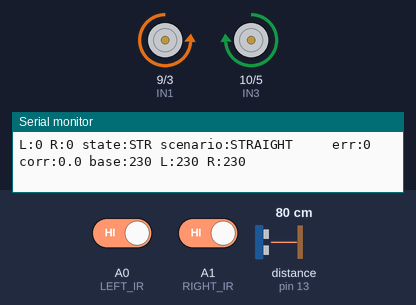
Simulated run of this sketch. Board: Arduino Uno, built with avr-gcc and run on an emulated ATmega328P. On the bench: motor-driver pin pairs drawn as motors (green arrow = first pin HIGH = forward, orange = second pin HIGH = backward, longer = more drive, scaled by the enable pin), the last lines printed to the serial monitor. Wiring (inferred from the names in the program): ultrasonic range finder: trigger pin 12; echo pin 13. Inputs (shaded band) come from the test bench; at power-on: A0 (LEFT_IR) HIGH, A1 (RIGHT_IR) HIGH, distance to the obstacle (sensor on pin 13) 80 cm. The echo pulse lasts 58.3 µs per cm.

Above: at 3.2 s.
3.3 s: A0 (LEFT_IR) driven LOW
At 4.7 s:
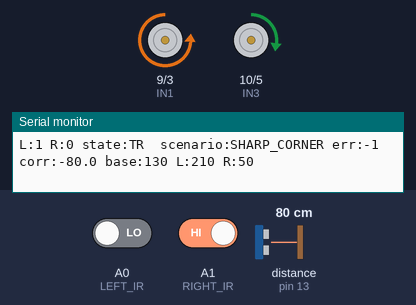
5.0 s: A1 (RIGHT_IR) driven LOW
At 5.8 s:
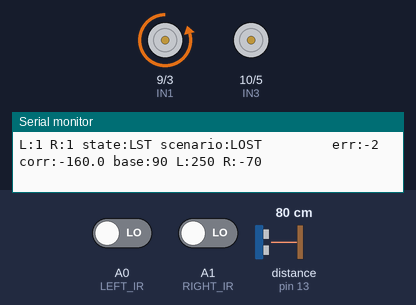
6.5 s: A0 (LEFT_IR) driven HIGH
At 7.9 s:
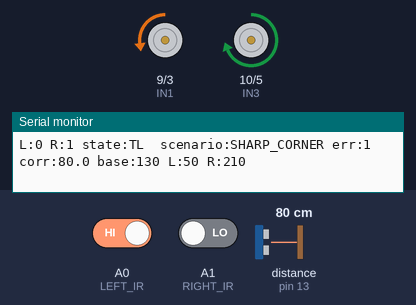
8.2 s: A0 (LEFT_IR) driven LOW
At 8.7 s:
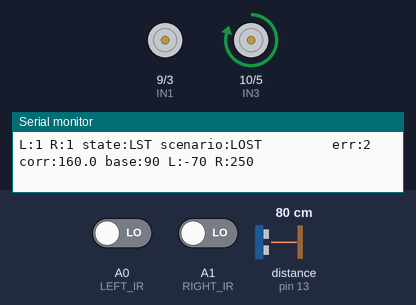
9.7 s: distance to the obstacle (sensor on pin 13) set to 17 cm
12.7 s: distance to the obstacle (sensor on pin 13) set to 13 cm
At 13.3 s:
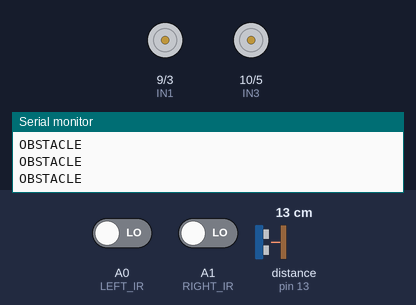
Timing chart, 0 to 15.7 s (numbered marks = the images above; inputs shaded):
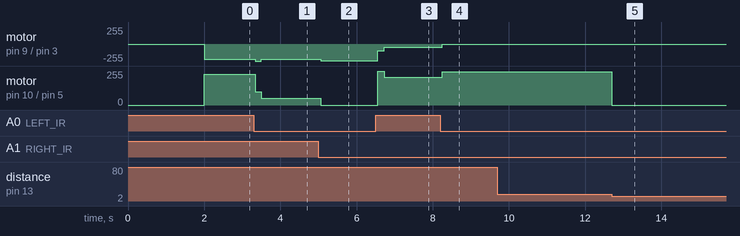

Measured:
- the behaviour switches between 16 and 15 cm on distance to the obstacle (sensor on pin 13) (found by bisection; images 4 and 5)
- after the input at 3.3 s, motor on pin 9 (IN1) / pin 3 (IN2): backward 230/255 → backward 255/255 at once, → backward 230/255 0.17 s later; motor on pin 10 (IN3) / pin 5 (IN4): forward 230/255 → forward 99/255 at once, → forward 100/255 0.08 s later, → forward 50/255 0.08 s later
- after the input at 5.0 s, motor on pin 9 (IN1) / pin 3 (IN2): backward 230/255 → backward 250/255 after 0.06 s; motor on pin 10 (IN3) / pin 5 (IN4): forward 50/255 → stopped after 0.06 s
- after the input at 6.5 s, motor on pin 9 (IN1) / pin 3 (IN2): backward 250/255 → backward 99/255 after 0.06 s, → backward 100/255 0.08 s later, → backward 50/255 0.08 s later; motor on pin 10 (IN3) / pin 5 (IN4): stopped → forward 255/255 after 0.06 s, → forward 210/255 0.16 s later
- after the input at 8.2 s, motor on pin 9 (IN1) / pin 3 (IN2): backward 50/255 → stopped at once; motor on pin 10 (IN3) / pin 5 (IN4): forward 210/255 → forward 250/255 at once
- after the input at 12.7 s, motor on pin 10 (IN3) / pin 5 (IN4): forward 250/255 → stopped at once

The sketch:

line_follower_PD_StateMachine.ino
```cpp
// ================================================================
//  Line Follower — PD Control + State Machine Prediction
//  Track  : WHITE backdrop, BLACK line (2.5 cm wide)
//  Sensors: 2x IR, spaced ~4 cm apart (wider than the line)
//
//  HOW IT WORKS:
//    PD         → smoothly corrects steering based on current error
//    State Machine → watches history of last 6 states to predict
//                    what's coming (straight / curve / sharp corner)
//                    and adjusts base speed BEFORE it happens
// ================================================================

// --- Motor Driver (L298N) ---
#define ENA  6
#define IN1  9
#define IN2  3
#define ENB  11
#define IN3  10
#define IN4  5

// --- IR Sensors ---
#define LEFT_IR  A0
#define RIGHT_IR A1

// --- Ultrasonic (HC-SR04) ---
#define TRIG_PIN 12
#define ECHO_PIN 13
#define OBSTACLE_DIST 15   // cm

// ================================================================
//  Speed Settings
// ================================================================
#define SPEED_FAST    230   // confirmed long straight
#define SPEED_NORMAL  180   // default / gentle curve
#define SPEED_SLOW    130   // sharp or sustained corner
#define SPEED_SEARCH   90   // line fully lost, searching
#define MAX_SPEED     255
#define MIN_SPEED       0

// ================================================================
//  PD Gains  — tune these on your track
//  Start: Kp=80, Kd=25. Increase Kp for sharper turns,
//         increase Kd to reduce oscillation/wiggle.
// ================================================================
float Kp = 80.0;
float Kd = 25.0;

// ================================================================
//  State Machine
// ================================================================
#define STATE_STRAIGHT    0
#define STATE_TURN_LEFT   1
#define STATE_TURN_RIGHT  2
#define STATE_LOST        3

#define HISTORY_LEN  6          // how many past states to remember
int stateHistory[HISTORY_LEN];  // index 0 = most recent

// Pattern match results → predicted scenario
#define SCENARIO_STRAIGHT     0   // long straight ahead
#define SCENARIO_GENTLE_CURVE 1   // single turn detected
#define SCENARIO_SHARP_CORNER 2   // sustained turn same direction
#define SCENARIO_S_CURVE      3   // alternating turns (S-bend)
#define SCENARIO_LOST         4   // line missing

// ================================================================
//  PD State Variables
// ================================================================
int           lastError      = 0;
int           lastKnownError = 0;
unsigned long lastTime       = 0;

// ================================================================
//  Utility: Ultrasonic
// ================================================================
long getDistance() {
  digitalWrite(TRIG_PIN, LOW);
  delayMicroseconds(2);
  digitalWrite(TRIG_PIN, HIGH);
  delayMicroseconds(10);
  digitalWrite(TRIG_PIN, LOW);
  long dur = pulseIn(ECHO_PIN, HIGH, 30000);
  if (dur == 0) return 999;
  return dur * 0.034 / 2;
}

// ================================================================
//  Utility: Motors
// ================================================================
void setMotors(int leftSpeed, int rightSpeed) {
  leftSpeed  = constrain(leftSpeed,  MIN_SPEED, MAX_SPEED);
  rightSpeed = constrain(rightSpeed, MIN_SPEED, MAX_SPEED);
  digitalWrite(IN1, LOW);  digitalWrite(IN2, HIGH);
  analogWrite(ENA, leftSpeed);
  digitalWrite(IN3, HIGH); digitalWrite(IN4, LOW);
  analogWrite(ENB, rightSpeed);
}

void stopMotors() {
  digitalWrite(IN1, LOW); digitalWrite(IN2, LOW);
  digitalWrite(IN3, LOW); digitalWrite(IN4, LOW);
  analogWrite(ENA, 0);    analogWrite(ENB, 0);
}

// ================================================================
//  State Machine: push new state into history
//  History is a shift register: index 0 = newest, 5 = oldest
// ================================================================
void pushState(int newState) {
  for (int i = HISTORY_LEN - 1; i > 0; i--) {
    stateHistory[i] = stateHistory[i - 1];
  }
  stateHistory[0] = newState;
}

// ================================================================
//  State Machine: pattern match history → predict scenario
//  Called every loop AFTER pushState()
// ================================================================
int predictScenario() {

  // --- LOST: current state is lost ---
  if (stateHistory[0] == STATE_LOST) {
    return SCENARIO_LOST;
  }

  // --- SHARP CORNER: same turn direction for 3+ consecutive loops ---
  if ((stateHistory[0] == STATE_TURN_LEFT  &&
       stateHistory[1] == STATE_TURN_LEFT  &&
       stateHistory[2] == STATE_TURN_LEFT) ||
      (stateHistory[0] == STATE_TURN_RIGHT &&
       stateHistory[1] == STATE_TURN_RIGHT &&
       stateHistory[2] == STATE_TURN_RIGHT)) {
    return SCENARIO_SHARP_CORNER;
  }

  // --- S-CURVE: alternating left-right or right-left turns ---
  if ((stateHistory[0] == STATE_TURN_LEFT  &&
       stateHistory[1] == STATE_TURN_RIGHT &&
       stateHistory[2] == STATE_TURN_LEFT) ||
      (stateHistory[0] == STATE_TURN_RIGHT &&
       stateHistory[1] == STATE_TURN_LEFT  &&
       stateHistory[2] == STATE_TURN_RIGHT)) {
    return SCENARIO_S_CURVE;
  }

  // --- LONG STRAIGHT: all 6 history slots are straight ---
  bool allStraight = true;
  for (int i = 0; i < HISTORY_LEN; i++) {
    if (stateHistory[i] != STATE_STRAIGHT) {
      allStraight = false;
      break;
    }
  }
  if (allStraight) return SCENARIO_STRAIGHT;

  // --- GENTLE CURVE: current state is a single turn, not sustained ---
  if (stateHistory[0] == STATE_TURN_LEFT ||
      stateHistory[0] == STATE_TURN_RIGHT) {
    return SCENARIO_GENTLE_CURVE;
  }

  // --- DEFAULT: normal straight running ---
  return SCENARIO_STRAIGHT;
}

// ================================================================
//  Setup
// ================================================================
void setup() {
  pinMode(ENA, OUTPUT); pinMode(IN1, OUTPUT); pinMode(IN2, OUTPUT);
  pinMode(ENB, OUTPUT); pinMode(IN3, OUTPUT); pinMode(IN4, OUTPUT);
  pinMode(LEFT_IR,  INPUT);
  pinMode(RIGHT_IR, INPUT);
  pinMode(TRIG_PIN, OUTPUT);
  pinMode(ECHO_PIN, INPUT);

  // Initialise history to STRAIGHT
  for (int i = 0; i < HISTORY_LEN; i++) stateHistory[i] = STATE_STRAIGHT;

  Serial.begin(9600);
  delay(2000);
  lastTime = millis();
  Serial.println("PD + State Machine Prediction Ready");
}

// ================================================================
//  Main Loop
// ================================================================
void loop() {

  // ── 1. OBSTACLE CHECK ────────────────────────────────────────
  if (getDistance() < OBSTACLE_DIST) {
    stopMotors();
    Serial.println("OBSTACLE");
    delay(100);
    return;
  }

  // ── 2. READ SENSORS ──────────────────────────────────────────
  bool leftOnLine  = (digitalRead(LEFT_IR)  == LOW);  // true = black
  bool rightOnLine = (digitalRead(RIGHT_IR) == LOW);

  // ── 3. DETERMINE CURRENT STATE + ERROR ───────────────────────
  int currentState;
  int error;

  if (!leftOnLine && !rightOnLine) {
    // Both white → centred, line is in the gap between sensors
    currentState = STATE_STRAIGHT;
    error        = 0;
  }
  else if (leftOnLine && !rightOnLine) {
    // Left on black → robot drifted left → steer right
    currentState      = STATE_TURN_RIGHT;
    error             = -1;
    lastKnownError    = -1;
  }
  else if (!leftOnLine && rightOnLine) {
    // Right on black → robot drifted right → steer left
    currentState      = STATE_TURN_LEFT;
    error             = 1;
    lastKnownError    = 1;
  }
  else {
    // Both black → fully lost
    currentState = STATE_LOST;
    error        = (lastKnownError >= 0) ? 2 : -2;
  }

  // ── 4. UPDATE STATE HISTORY ───────────────────────────────────
  pushState(currentState);

  // ── 5. PREDICT SCENARIO FROM HISTORY ─────────────────────────
  int scenario = predictScenario();

  // ── 6. SET BASE SPEED FROM PREDICTION ────────────────────────
  //  This is the "predictive" part:
  //  Robot adjusts speed BASED ON WHAT IT HAS SEEN, not just now
  int baseSpeed;
  switch (scenario) {
    case SCENARIO_STRAIGHT:
      baseSpeed = SPEED_FAST;      // confident: go fast
      break;
    case SCENARIO_GENTLE_CURVE:
      baseSpeed = SPEED_NORMAL;    // single turn: normal speed
      break;
    case SCENARIO_SHARP_CORNER:
      baseSpeed = SPEED_SLOW;      // sustained turn: slow down hard
      break;
    case SCENARIO_S_CURVE:
      baseSpeed = SPEED_SLOW;      // S-bend: slow for control
      break;
    case SCENARIO_LOST:
      baseSpeed = SPEED_SEARCH;    // lost: creep slowly while searching
      break;
    default:
      baseSpeed = SPEED_NORMAL;
  }

  // ── 7. PD CALCULATION ────────────────────────────────────────
  unsigned long now = millis();
  float dt = (float)(now - lastTime);
  if (dt < 1) dt = 1;
  lastTime = now;

  float derivative = (error - lastError) / dt;
  float correction = (Kp * error) + (Kd * derivative);
  lastError = error;

  // ── 8. APPLY TO MOTORS ────────────────────────────────────────
  int leftSpeed  = (int)(baseSpeed - correction);
  int rightSpeed = (int)(baseSpeed + correction);
  setMotors(leftSpeed, rightSpeed);

  // ── 9. DEBUG OUTPUT ───────────────────────────────────────────
  Serial.print("L:"); Serial.print(leftOnLine);
  Serial.print(" R:"); Serial.print(rightOnLine);
  Serial.print(" state:");
  switch(currentState) {
    case STATE_STRAIGHT:   Serial.print("STR"); break;
    case STATE_TURN_LEFT:  Serial.print("TL "); break;
    case STATE_TURN_RIGHT: Serial.print("TR "); break;
    case STATE_LOST:       Serial.print("LST"); break;
  }
  Serial.print(" scenario:");
  switch(scenario) {
    case SCENARIO_STRAIGHT:     Serial.print("STRAIGHT    "); break;
    case SCENARIO_GENTLE_CURVE: Serial.print("GENTLE_CURVE"); break;
    case SCENARIO_SHARP_CORNER: Serial.print("SHARP_CORNER"); break;
    case SCENARIO_S_CURVE:      Serial.print("S_CURVE     "); break;
    case SCENARIO_LOST:         Serial.print("LOST        "); break;
  }
  Serial.print(" err:"); Serial.print(error);
  Serial.print(" corr:"); Serial.print(correction, 1);
  Serial.print(" base:"); Serial.print(baseSpeed);
  Serial.print(" L:"); Serial.print(leftSpeed);
  Serial.print(" R:"); Serial.println(rightSpeed);
}
```
